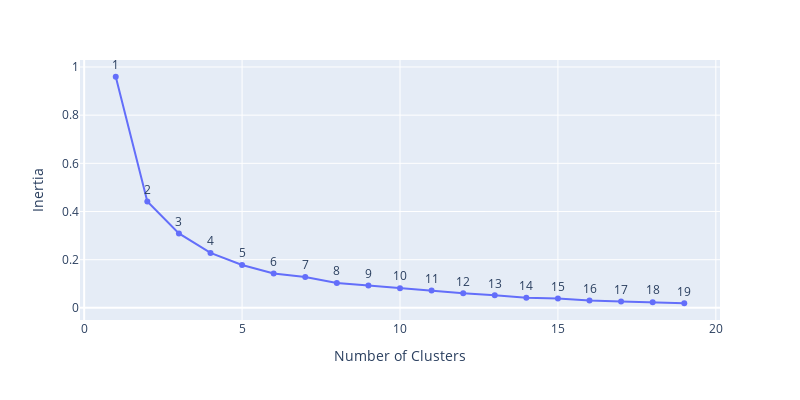

The notebook cell saved with this chart:
### Code cell
# fitting multiple k-means algorithms and storing the values in an empty list
SSE = []
for cluster in range(1, 20):
    kmeans = KMeans(n_clusters = cluster, random_state = 4, init = 'k-means++')
    kmeans.fit(df_2_m_g_ft)
    SSE.append(kmeans.inertia_)
    
# converting the results into a dataframe and plotting them
df_inertia = pd.DataFrame({'Number of Clusters':range(1, 20), 'Inertia':SSE})

fig = px.line(df_inertia, 
              x = "Number of Clusters", 
              y = "Inertia",
              width = 800,
              height = 400,
              text = 'Number of Clusters'
              )

fig.update_traces(textposition = 'top center')

fig.show()

### Figure 1 — Plotly figure (JSON) as saved in the notebook; plotly's stock layout.template omitted (floating-point values rounded to 4 significant figures)
{"data": [{"hovertemplate": "Number of Clusters=%{text}<br>Inertia=%{y}<extra></extra>", "legendgroup": "", "line": {"color": "#636efa", "dash": "solid"}, "marker": {"symbol": "circle"}, "mode": "text+markers+lines", "name": "", "orientation": "v", "showlegend": false, "text": [1, 2, 3, 4, 5, 6, 7, 8, 9, 10, 11, 12, 13, 14, 15, 16, 17, 18, 19], "textposition": "top center", "type": "scatter", "x": [1, 2, 3, 4, 5, 6, 7, 8, 9, 10, 11, 12, 13, 14, 15, 16, 17, 18, 19], "xaxis": "x", "y": [0.9595, 0.4421, 0.3091, 0.2281, 0.178, 0.1425, 0.1282, 0.1036, 0.09327, 0.08155, 0.07252, 0.06041, 0.05236, 0.04199, 0.03922, 0.03046, 0.02622, 0.02344, 0.01916], "yaxis": "y"}], "layout": {"height": 400, "legend": {"tracegroupgap": 0}, "margin": {"t": 60}, "width": 800, "xaxis": {"anchor": "y", "autorange": true, "domain": [0, 1], "range": [-0.1319, 20.13], "title": {"text": "Number of Clusters"}, "type": "linear"}, "yaxis": {"anchor": "x", "autorange": true, "domain": [0, 1], "range": [-0.05038, 1.029], "title": {"text": "Inertia"}, "type": "linear"}}}
